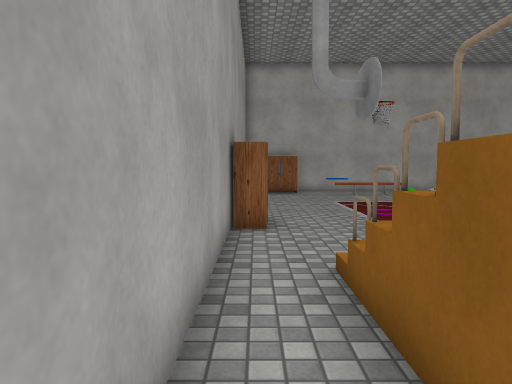
[1] (above)

18 first-person views from a walk through a Unity game level. The camera is 1.4 m above the floor, tilts 4° down and sees 70° across. The floor is counted in squares, 1 m on a side. Each view is taken from the middle of a square. On the plan, view 1 faces up. The plan holds only what a view shows up to about 16 squares ahead; the rest is blank. The place goes on beyond the plan. The player character is not drawn. Some surface patterns are stand-ins.

[2]
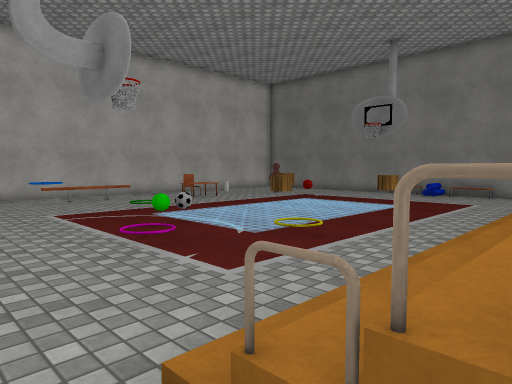

[3]
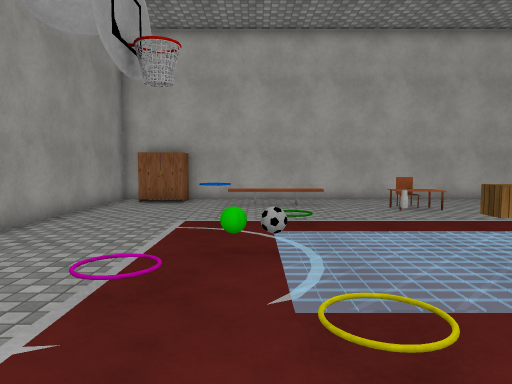

[4]
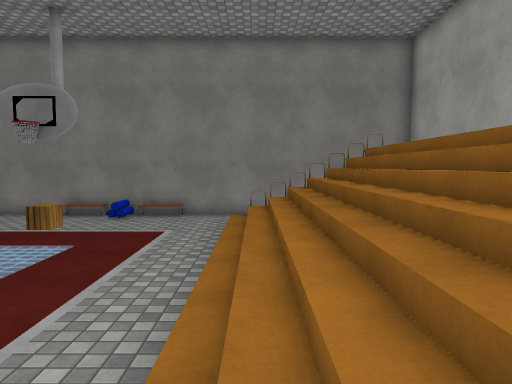

[5]
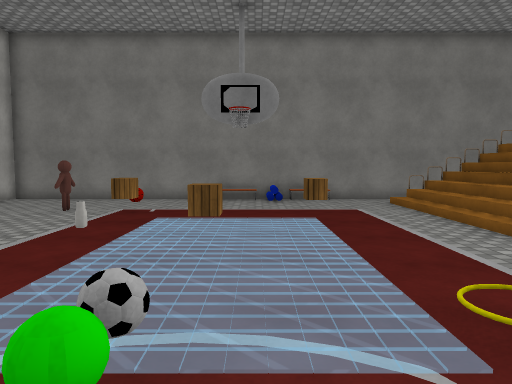

[6]
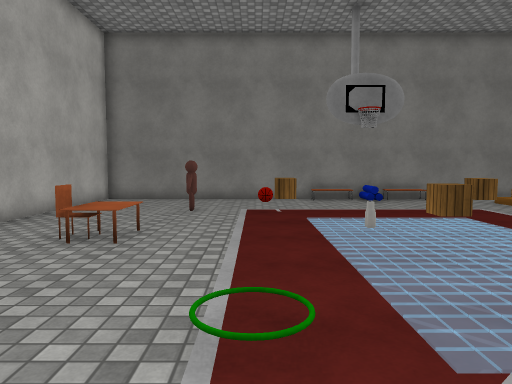

[7]
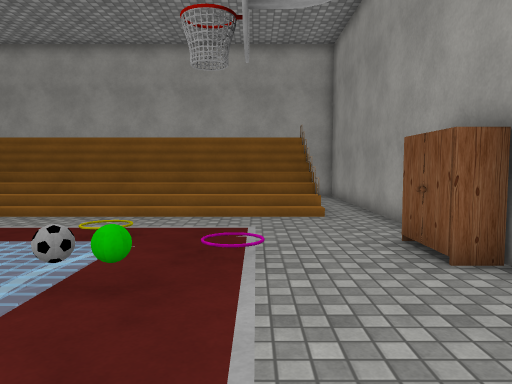

[8]
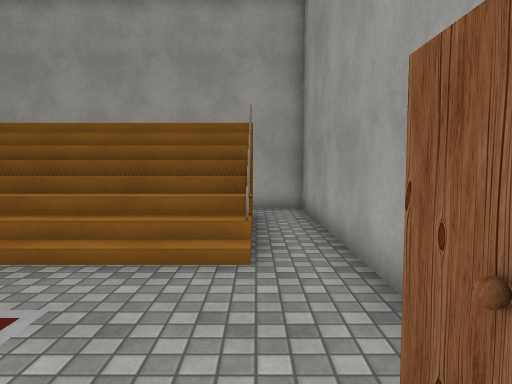

[9]
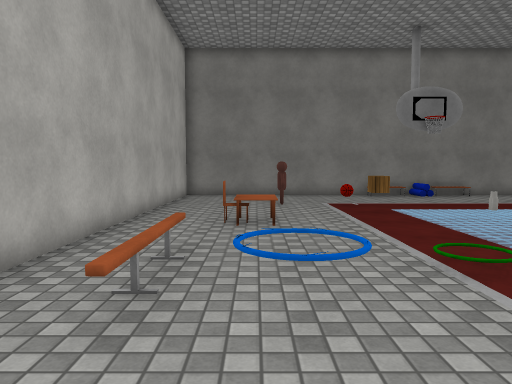

[10]
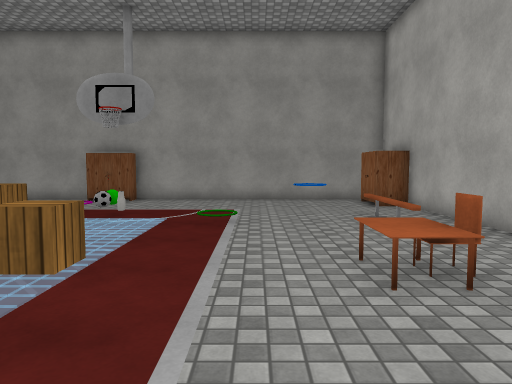

[11]
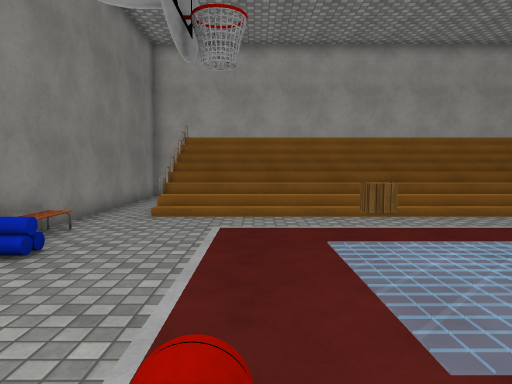

[12]
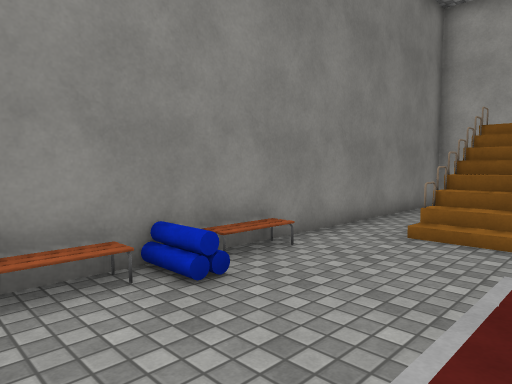

[13]
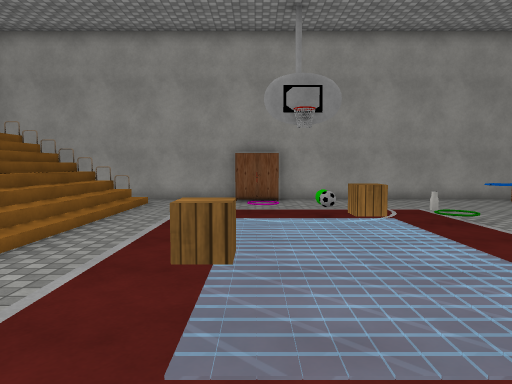

[14]
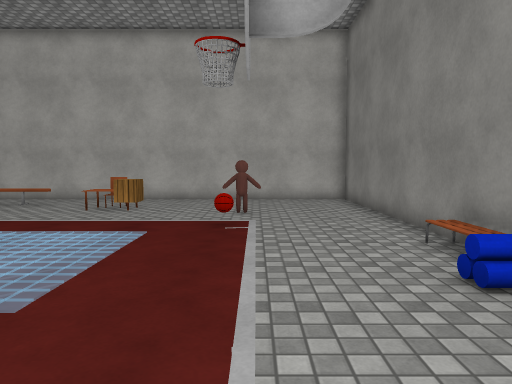

[15]
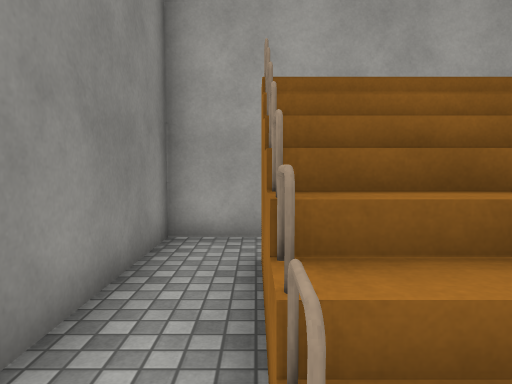

[16]
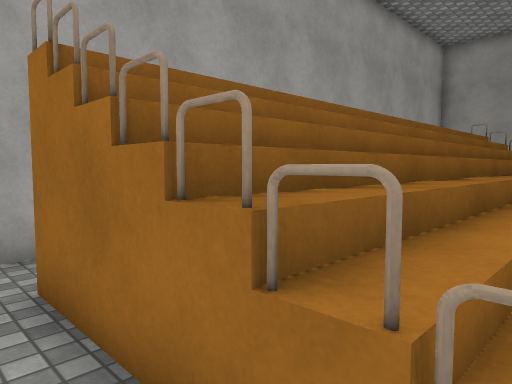

[17]
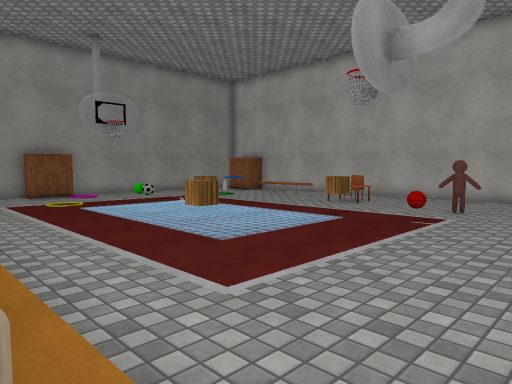

[18]
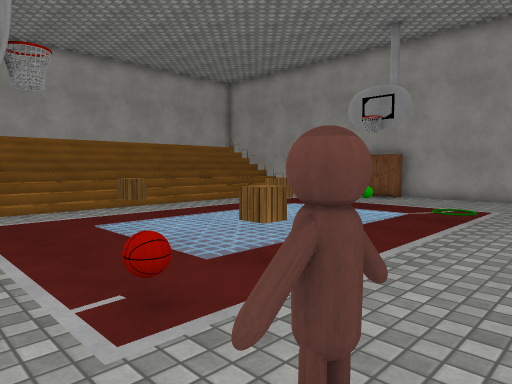

### Floor plan
Key: @ floor where view 1 was taken; # wall or solid block; . floor; / step, stairs or slope; = window, fence, low wall or low ledge; v drop or lower ground; B ball; C cube; H chair; T table; O other object.
Columns run from 1 left of view 1 to 19 right of it. Each row starts with its distance up from view 1.
 21 ## ##################
 20 #. #................#
 19 #.##................#
 18 #....OvOO..H........#
 17 #...OO.....TT.......#
 16 #....O..........#...#
 15 #...................#
 14 #..............O....#
 13 #............C......#
 12 #........O..........#
 11 #....OB...C.........#
 10 ##.................O#
  9 ##...........C.....O#
  8 ##...........C......#
  7 #...................#
  6 #...................#
  5 #./////////////////.#
  4 #.=////////////////.#
  3 #.#////////////////.#
  2 #.#///////////////#.#
  1 #.#///////////////#.#
  0 #@#///////////////#.#
 -1 #..               ..#
 -2 ###              ####

Where each view was taken, in squares from view 1:
view 1: 0 up, 0 right, facing up
view 2: 3 up, 0 right, facing up-right
view 3: 5 up, 5 right, facing up
view 4: 4 up, 4 right, facing right
view 5: 10 up, 3 right, facing right
view 6: 14 up, 3 right, facing right
view 7: 15 up, 3 right, facing down
view 8: 10 up, 1 right, facing down
view 9: 17 up, 1 right, facing right
view 10: 15 up, 15 right, facing left
view 11: 15 up, 14 right, facing down
view 12: 12 up, 14 right, facing down-right
view 13: 9 up, 15 right, facing left
view 14: 5 up, 15 right, facing up
view 15: 5 up, 17 right, facing down
view 16: 4 up, 18 right, facing down-left
view 17: 4 up, 18 right, facing up-left
view 18: 17 up, 16 right, facing down-left
